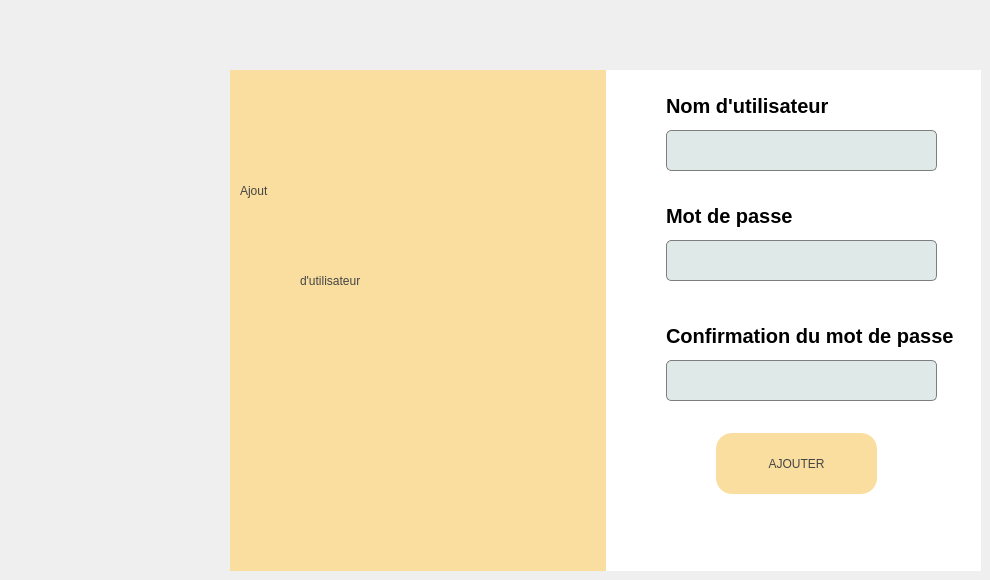
    <widget class="QWidget" name="page_7">
     <widget class="QPushButton" name="pushButton_23">
      <property name="geometry">
       <rect>
        <x>0</x>
        <y>10</y>
        <width>61</width>
        <height>20</height>
       </rect>
      </property>
      <property name="styleSheet">
       <string notr="true">border: none;
background-color: none;</string>
      </property>
      <property name="text">
       <string/>
      </property>
      <property name="icon">
       <iconset resource="Resource.qrc">
        <normaloff>:/Images/arrow.png</normaloff>:/Images/arrow.png</iconset>
      </property>
     </widget>
     <widget class="QWidget" name="layoutWidget">
      <property name="geometry">
       <rect>
        <x>230</x>
        <y>70</y>
        <width>751</width>
        <height>501</height>
       </rect>
      </property>
      <layout class="QHBoxLayout" name="horizontalLayout">
       <property name="spacing">
        <number>0</number>
       </property>
       <item>
        <widget class="QWidget" name="widget_16" native="true">
         <property name="styleSheet">
          <string notr="true">background-color: rgb(250, 222, 159);</string>
         </property>
         <widget class="QLabel" name="label_50">
          <property name="geometry">
           <rect>
            <x>10</x>
            <y>60</y>
            <width>341</width>
            <height>121</height>
           </rect>
          </property>
          <property name="styleSheet">
           <string notr="true">color: rgb(68, 68, 68);
font: 900 35pt &quot;Segoe UI&quot;;</string>
          </property>
          <property name="text">
           <string>Ajout </string>
          </property>
         </widget>
         <widget class="QLabel" name="label_55">
          <property name="geometry">
           <rect>
            <x>70</x>
            <y>150</y>
            <width>300</width>
            <height>121</height>
           </rect>
          </property>
          <property name="styleSheet">
           <string notr="true">color: rgb(68, 68, 68);
font: 900 35pt &quot;Segoe UI&quot;;</string>
          </property>
          <property name="text">
           <string>d'utilisateur</string>
          </property>
         </widget>
        </widget>
       </item>
       <item>
        <widget class="QWidget" name="widget_17" native="true">
         <property name="sizePolicy">
          <sizepolicy hsizetype="Preferred" vsizetype="Preferred">
           <horstretch>0</horstretch>
           <verstretch>0</verstretch>
          </sizepolicy>
         </property>
         <property name="styleSheet">
          <string notr="true">background-color: rgb(255, 255, 255);</string>
         </property>
         <widget class="QLabel" name="label_51">
          <property name="geometry">
           <rect>
            <x>60</x>
            <y>20</y>
            <width>191</width>
            <height>31</height>
           </rect>
          </property>
          <property name="styleSheet">
           <string notr="true">font-size: 20px;
font-weight: bold;</string>
          </property>
          <property name="text">
           <string>Nom d'utilisateur</string>
          </property>
         </widget>
         <widget class="QLabel" name="label_52">
          <property name="geometry">
           <rect>
            <x>60</x>
            <y>125</y>
            <width>151</width>
            <height>41</height>
           </rect>
          </property>
          <property name="styleSheet">
           <string notr="true">font-size: 20px;
font-weight: bold;
</string>
          </property>
          <property name="text">
           <string>Mot de passe</string>
          </property>
         </widget>
         <widget class="QLabel" name="label_53">
          <property name="geometry">
           <rect>
            <x>60</x>
            <y>250</y>
            <width>301</width>
            <height>31</height>
           </rect>
          </property>
          <property name="styleSheet">
           <string notr="true">font-size: 20px;
font-weight: bold;</string>
          </property>
          <property name="text">
           <string>Confirmation du mot de passe</string>
          </property>
         </widget>
         <widget class="QLineEdit" name="username">
          <property name="geometry">
           <rect>
            <x>60</x>
            <y>60</y>
            <width>271</width>
            <height>41</height>
           </rect>
          </property>
          <property name="styleSheet">
           <string notr="true">background-color: rgb(223, 233, 232);
font-size: 25px;
border: 1px solid rgb(126, 126, 126);
border-radius: 5px;
</string>
          </property>
         </widget>
         <widget class="QLineEdit" name="mdp">
          <property name="geometry">
           <rect>
            <x>60</x>
            <y>170</y>
            <width>271</width>
            <height>41</height>
           </rect>
          </property>
          <property name="styleSheet">
           <string notr="true">background-color: rgb(223, 233, 232);
font-size: 25px;
border: 1px solid rgb(126, 126, 126);
border-radius: 5px;</string>
          </property>
          <property name="echoMode">
           <enum>QLineEdit::Password</enum>
          </property>
         </widget>
         <widget class="QLineEdit" name="confirmation">
          <property name="geometry">
           <rect>
            <x>60</x>
            <y>290</y>
            <width>271</width>
            <height>41</height>
           </rect>
          </property>
          <property name="styleSheet">
           <string notr="true">background-color: rgb(223, 233, 232);
font-size: 25px;
border: 1px solid rgb(126, 126, 126);
border-radius: 5px;</string>
          </property>
          <property name="echoMode">
           <enum>QLineEdit::Password</enum>
          </property>
         </widget>
         <widget class="QPushButton" name="pushButton_20">
          <property name="geometry">
           <rect>
            <x>110</x>
            <y>363</y>
            <width>161</width>
            <height>61</height>
           </rect>
          </property>
          <property name="styleSheet">
           <string notr="true">QPushButton{
	background-color: rgb(250, 222, 159);
	color: rgb(68, 68, 68);
	font: 16pt &quot;Garamond&quot; bold;
	border-radius: 16px;
}

QPushButton:hover{
	background-color: rgb(203, 180, 129);
	color: rgb(68, 68, 68);
	font: 16pt &quot;Garamond&quot; bold;
	border-radius: 16px;
}
</string>
          </property>
          <property name="text">
           <string>AJOUTER</string>
          </property>
         </widget>
         <widget class="QPushButton" name="pushButton_21">
          <property name="geometry">
           <rect>
            <x>280</x>
            <y>290</y>
            <width>51</width>
            <height>41</height>
           </rect>
          </property>
          <property name="styleSheet">
           <string notr="true">border: none;
background-color: none;</string>
          </property>
          <property name="text">
           <string/>
          </property>
          <property name="icon">
           <iconset resource="Resource.qrc">
            <normaloff>:/C:/Users/AVOTRA/Downloads/hide (1).png</normaloff>:/C:/Users/AVOTRA/Downloads/hide (1).png</iconset>
          </property>
          <property name="iconSize">
           <size>
            <width>32</width>
            <height>32</height>
           </size>
          </property>
         </widget>
         <widget class="QPushButton" name="pushButton_22">
          <property name="geometry">
           <rect>
            <x>280</x>
            <y>170</y>
            <width>51</width>
            <height>41</height>
           </rect>
          </property>
          <property name="styleSheet">
           <string notr="true">border: none;
background-color: none;</string>
          </property>
          <property name="text">
           <string/>
          </property>
          <property name="icon">
           <iconset resource="Resource.qrc">
            <normaloff>:/C:/Users/AVOTRA/Downloads/hide (1).png</normaloff>:/C:/Users/AVOTRA/Downloads/hide (1).png</iconset>
          </property>
          <property name="iconSize">
           <size>
            <width>32</width>
            <height>32</height>
           </size>
          </property>
         </widget>
        </widget>
       </item>
      </layout>
     </widget>
    </widget>
